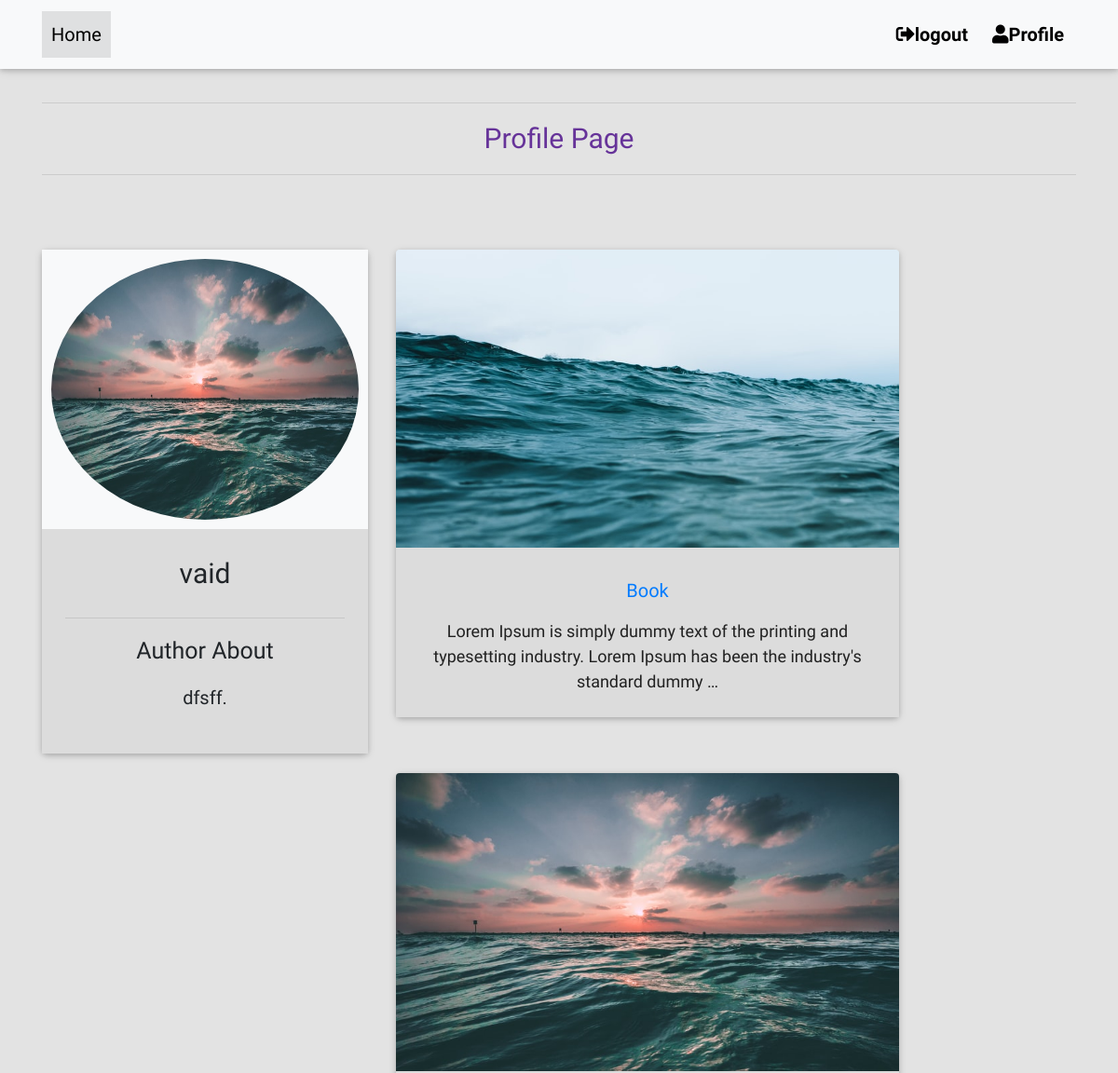
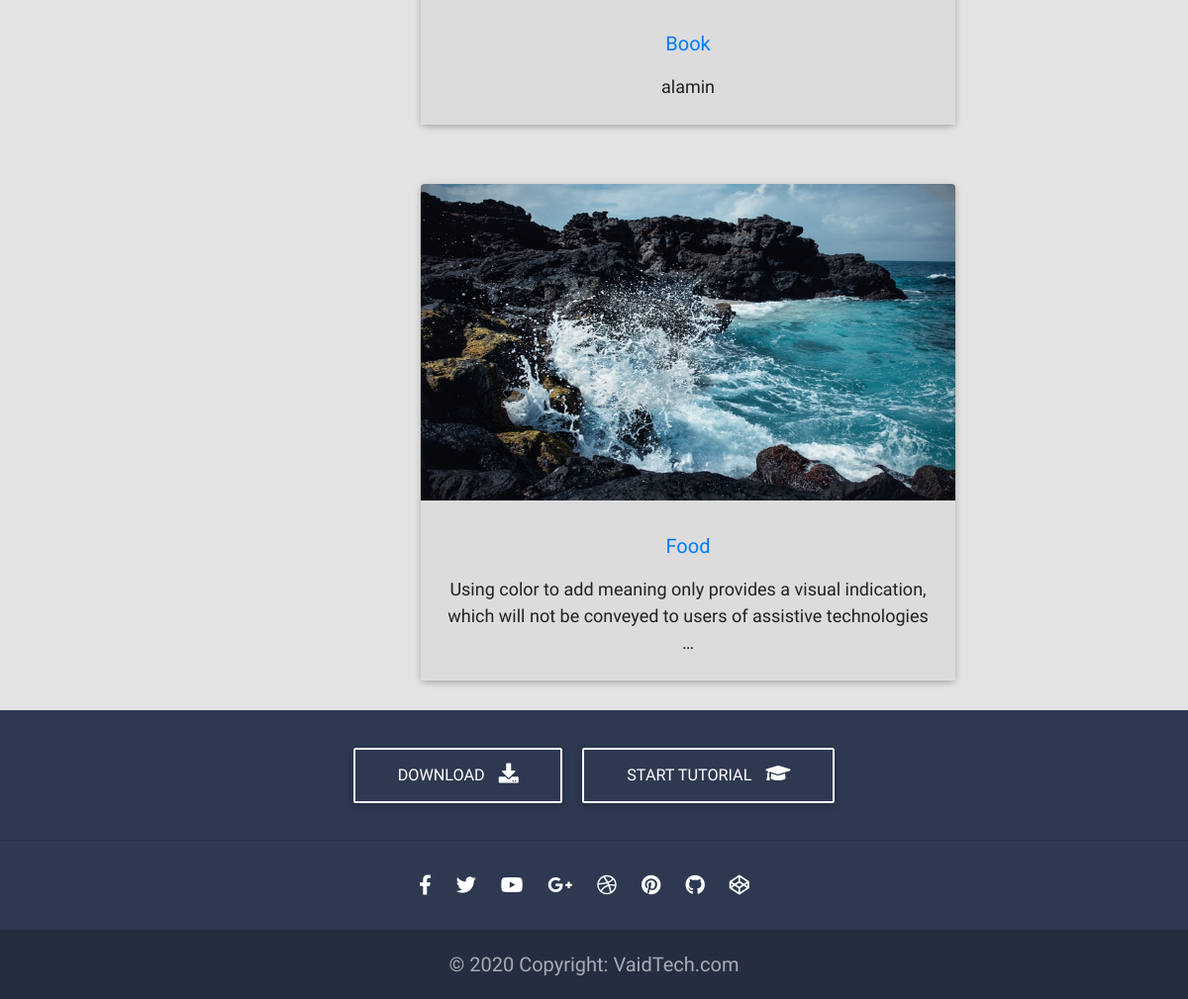
The page /author_profile/ (signed in) on the database its author committed (2 pictures, top to bottom).
### Authorapp/models.py (models this page shows, shortened)
class Author(models.Model):
	name          = models.OneToOneField(User, blank=True, on_delete=models.CASCADE)
	profile_image = models.ImageField()
	about         = models.TextField(blank=True, null=True)

### Articleapp/models.py (models this page shows, shortened)
class Article(models.Model):
	author_id   = models.ForeignKey(Author, on_delete=models.CASCADE)
	title       = models.CharField(max_length=120)
	image       = models.ImageField()
	description = models.TextField()
	category_name = models.ForeignKey('Category', on_delete=models.CASCADE)

### Authorapp/views.py (the view)
# urls.py: path('author_profile/', views.author_profile_view, name="author_profile"),
def author_profile_view(request):
    if request.user.is_authenticated:
        authorprofile = get_object_or_404(Author, name=request.user.id)
        authorallarticle = Article.objects.filter(author_id= authorprofile.id)
        context = {
            'authorallarticle': authorallarticle,
            'authorprofile':authorprofile,
        }
        return render(request, "accounts/profile.html", context)
    else:
      return redirect("login")

### templates/accounts/profile.html (shortened to what this page needs)
{% extends 'base.html' %}
{% load static %}
{% block head %}
<link rel="stylesheet" type="text/css" href="{% static 'css/profile.css' %}">
{% endblock %}
{% block content %}
<main class="mt-5 pt-4">
	<div class="container">
		<hr>
		<h4 class="text">Profile Page</h4>
		<hr>
  <div class="row">
    <div class="col-lg-4 col-md-6 mb-4">
      <div class="card testimonial-card mt-5">
        <div class="avatar mx-auto white"><img src="{{ authorprofile.profile_image.url }}"
            alt="avatar mx-auto white" class="rounded-circle img-fluid">
        </div>
        <div class="card-body">
          <h4 class="card-title mt-1">{{ authorprofile.name }}</h4>
          <hr>
          <p><h5>Author About</h5></p>
           <p>{{ authorprofile.about|truncatewords_html:20 }}.</p>
        </div>
      </div>
    </div>
			<div class="col-lg-6 col-md-6 col-sm-12 col-xs-12">
				{% for i in authorallarticle%}
				<div class="card mt-5">
				  <a href="{% url 'post_page' id=i.id %}">
            <img class="card-img-top" src="{{ i.image.url }}" alt="Card image cap">
          </a>
				  <div class="card-body">
				    <h4 class="card-title"><a href="{% url 'post_page' id=i.id %}">{{ i.title }}</a></h4>
				    <p class="card-text">{{ i.description|truncatewords_html:20 }}</p>
				  </div>
				</div>
				 {% endfor %}
             </div>
			</div>
		</div>
</main>
{% endblock %}

### static/css/base.css (style rules this page uses)
* { font-family: 'Baloo Paaji 2', cursive; font-size: 20px; }

### static/css/profile.css (style rules this page uses)
.card-img-top { width: 100%; height: 40vh; }
.img-fluid { max-width: 100%; height: 300px; padding-left: 10px; padding-right: 10px; padding-top: 10px; padding-bottom: 10px; }
.white { background-color: #f8f9fa!important; }
.card-body { -ms-flex: 1 1 auto; flex: 1 1 auto; padding: 1.25rem; background: gainsboro; }
.card .card-body .card-text { font-size: .9rem; font-weight: 400; color: #212121; }
.mt-1, .my-1 { margin-top: .25rem!important; margin-bottom: 29px; text-align: center; }
body h5, .card .card-body h6 { text-align: center; }
.card .card-body h1, .card .card-body h2, .card .card-body h3, .card .card-body h4, .card .card-body h5, .card .card-body h6 { font-weight: 500; text-align: center; }
p { margin-top: 0; margin-bottom: 1rem; text-align: center; }
.text { text-align: center!important; color: rebeccapurple; font-size: 30px; }

### rows shown on the page
Author: profile_image (picture), name "vaid", about "dfsff"
Article: image (picture), title "Book", description "Lorem Ipsum is simply dummy text of the printing and typesetting industry. Lorem Ipsum has been the industry's standard dummy …"
Article: image (picture), title "Book", description "alamin"
Article: image (picture), title "Food", description "Using color to add meaning only provides a visual indication, which will not be conveyed to users of assistive technologies …"
